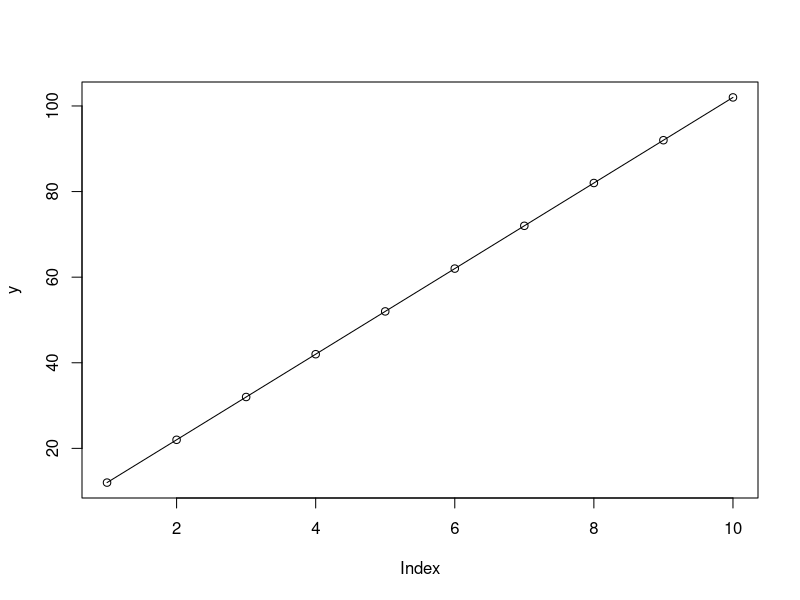
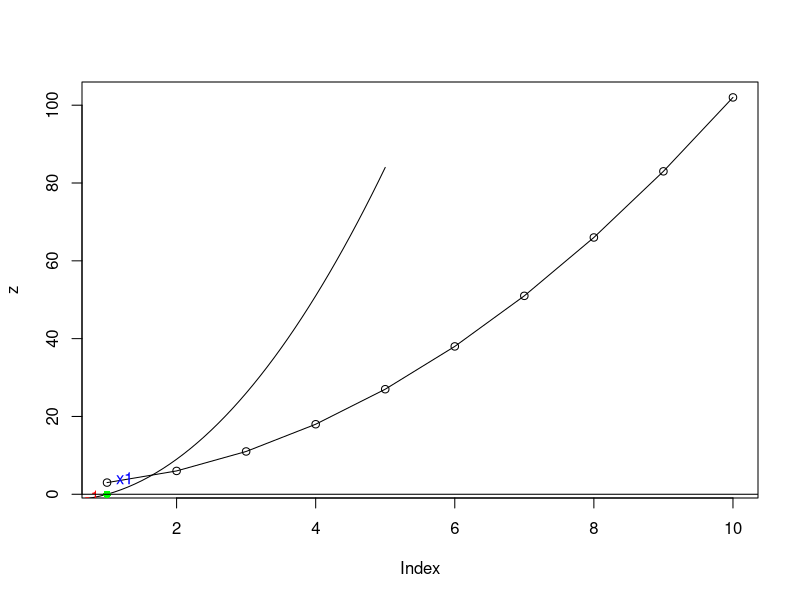

These charts were generated, in order, by the following R code: (Note: this script raises an error after producing the figures.)
## ---- chunk 1
1+1 #sum
2*2 #times
4/2 #division
5^2 #square
5**2 #square
sqrt(100) #squareroot
log(pi) #log
log10(pi) #log10
seq(1,10) #sequence
(1:10)

a<-10
b<-2
x<-1:10

y=a*x+b
plot(y)
lines(y)

z=x^2+b
plot(z)
lines(z)
## ---- chunk 2
#Bhaskara -> 4x^2-3*x-1=0
a<-4
b<--3
c<--1

d<-((b^2)-4*a*c)

x1<-(-b+sqrt(d))/(2*a)
x2<-(-b-sqrt(d))/(2*a)

bk<-function(a,b,c){                                                            #a,b,c
  d<-((b^2)-4*a*c)                                                              #delta
  if (d < 0) {                                                                  #basic condition
    return("No real roots")                                                     #answer
  } 
  else {
  x1<-(-b+sqrt(d))/(2*a)                                                        #x1 = +
  x2<-(-b-sqrt(d))/(2*a)                                                        #x2 = -
  return(c(x1,x2))                                                              #answer
}}


#5x^2-2x+7=0
bk(5,2,-2)


#4x^2-3*x-1=0
bk(4,-3,-1)

rt<-bk(4,-3,-1)                                                                 #roots

y_intercept <- c
x_intercecpt <- rt


#Gráfico
curve(a*x^2 + b*x + c,                                                          #curve
      from = -5, to = 5,                                                        #limits
      ylim = c(-5, 5),
      add=TRUE)
points(rt,                                                                      #values
       a*rt^2 + b*rt + c,                                                       #function
       col = "green", pch = 16)
text(0, y_intercept,                                                            #x,y
     paste("C = ", y_intercept),                                                #text and value
     pos = 4, col = "red")
text(1.25,0,
     paste("x1"),
     pos = (3), col = "blue")
text(-0.5,0,
     paste("X2"),
     pos = (3),col="blue")
abline(h=0)
abline(v=0)
## ---- chunk 3
#Class
#Numeric
a=0.1
is.numeric(a)
is.integer(a)
as.integer(a)


#interger
b=12L
is.numeric(b)
is.integer(b)


#character ou string
c="geology"


#logic
d=TRUE
  2+2==4

e=FALSE
  2+2==5
  
class(a)
class(b)
class(c)
class(d)
class(e)
## ---- chunk 4
#matrix -> two dimension variables
matriz<-matrix(1:10, nrow = 2, ncol =5, byrow=FALSE)
matriz

matriz[1,3] #position
matriz[1,] #row
matriz[,1] #column


#vector -> sequence
even<-seq(2,20,2)
odd<-seq(1,20,2)

cbind(even,odd) #column bind
rbind(odd,even) #row bind


#data frame -> "matrix" with different classes
A <- c("sandstone", "conglomerate", "shale")
B <- c(2.00, 2.001, 0.063)
C <- c("medium", "poor", "well")

data <- data.frame(lithology=A,grainsize=B,sorting=C)
print(data)

str(dados)

#factor -> utilização para variáveis categóricas
lithology <- factor(c("shale","sandstone","shale","sandstone","shale","conglomerate","conglomerate")) #factor
  print(lithology)
  levels(lithology)
  print(lithology[1]) #position
  print(lithology[4])

litho_abc <-factor(c("shale","sandstone","shale","sandstone","shale","conglomerate","conglomerate")) #create and edit factor
  litho_abc[1] <- "conglomerate"
  litho_abc[2] <- "sandstone"
  litho_abc[3] <- "shale"
  litho_order <- sort(as.character(litho_abc))
  print(litho_order)
  print(litho_order[1])
  
size <- c(shale = 0.063, sandstone = 2, conglomerate = 2.1) #grainsize

  grainsize <- size[match(as.character(litho_abc), names(size))] #matching size with lithology
  litho_data <- data.frame(lithology = litho_abc, grainsize = grainsize) #dataframe

print(litho_data)


#list -> tridimensional data 
x<-1:4
y<-10:13
z<-2:7
list<-list(x,y,z)
print(list)

list[[2]] #select the X list [[]]
list[[2]][3] #select the X position []


#array ->  multidimensional same class
wellcore <- array(data = c(10,15,25,30,
                           20,30,45,50,
                           10,15,25,35,
                           10,15,20,50,
                           5,10,20,35,
                           10,15,20,25),                                        #values
              dim = c(4,3,2),                                                   #dimension
              dimnames = list(core = c("1","2","3","4"),                        #definição das dimensões
                              litho = c("sandstone","conglomerate","shale"),
                              field = c("A","B")))
print(wellcore)
